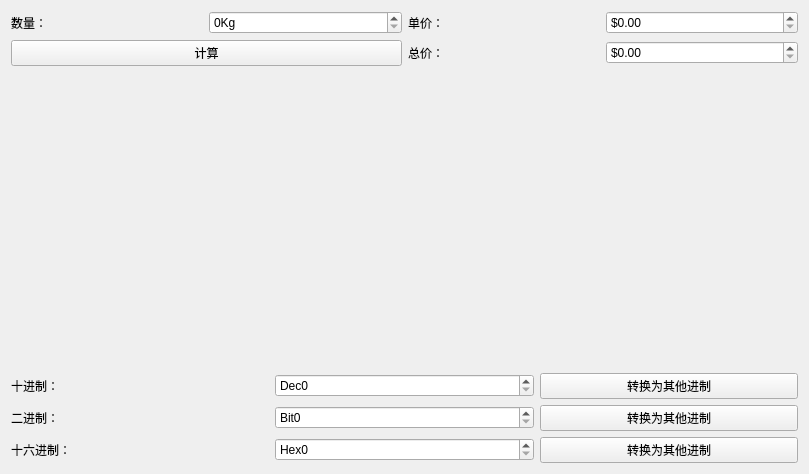
<?xml version="1.0" encoding="UTF-8"?>
<ui version="4.0">
 <class>spinbox_window</class>
 <widget class="QWidget" name="spinbox_window">
  <property name="geometry">
   <rect>
    <x>0</x>
    <y>0</y>
    <width>809</width>
    <height>474</height>
   </rect>
  </property>
  <property name="windowTitle">
   <string>spinbox_window</string>
  </property>
  <layout class="QGridLayout" name="gridLayout_3">
   <item row="1" column="0">
    <spacer name="verticalSpacer">
     <property name="orientation">
      <enum>Qt::Vertical</enum>
     </property>
     <property name="sizeHint" stdset="0">
      <size>
       <width>20</width>
       <height>274</height>
      </size>
     </property>
    </spacer>
   </item>
   <item row="2" column="0">
    <layout class="QGridLayout" name="gridLayout_2">
     <item row="0" column="0">
      <widget class="QLabel" name="label_4">
       <property name="text">
        <string>十进制：</string>
       </property>
      </widget>
     </item>
     <item row="0" column="1">
      <widget class="QSpinBox" name="spinBoxDec">
       <property name="alignment">
        <set>Qt::AlignLeading|Qt::AlignLeft|Qt::AlignVCenter</set>
       </property>
       <property name="prefix">
        <string>Dec</string>
       </property>
       <property name="maximum">
        <number>1000000000</number>
       </property>
      </widget>
     </item>
     <item row="0" column="2">
      <widget class="QPushButton" name="pushButtonDec">
       <property name="text">
        <string>转换为其他进制</string>
       </property>
      </widget>
     </item>
     <item row="1" column="0">
      <widget class="QLabel" name="label_5">
       <property name="text">
        <string>二进制：</string>
       </property>
      </widget>
     </item>
     <item row="1" column="1">
      <widget class="QSpinBox" name="spinBoxBit">
       <property name="prefix">
        <string>Bit</string>
       </property>
       <property name="maximum">
        <number>1000000000</number>
       </property>
       <property name="displayIntegerBase">
        <number>2</number>
       </property>
      </widget>
     </item>
     <item row="1" column="2">
      <widget class="QPushButton" name="pushButtonBit">
       <property name="text">
        <string>转换为其他进制</string>
       </property>
      </widget>
     </item>
     <item row="2" column="0">
      <widget class="QLabel" name="label_6">
       <property name="text">
        <string>十六进制：</string>
       </property>
      </widget>
     </item>
     <item row="2" column="1">
      <widget class="QSpinBox" name="spinBoxHex">
       <property name="prefix">
        <string>Hex</string>
       </property>
       <property name="maximum">
        <number>1000000000</number>
       </property>
       <property name="displayIntegerBase">
        <number>16</number>
       </property>
      </widget>
     </item>
     <item row="2" column="2">
      <widget class="QPushButton" name="pushButtonHex">
       <property name="text">
        <string>转换为其他进制</string>
       </property>
      </widget>
     </item>
    </layout>
   </item>
   <item row="0" column="0">
    <layout class="QGridLayout" name="gridLayout">
     <item row="0" column="0">
      <widget class="QLabel" name="label">
       <property name="text">
        <string>数量：</string>
       </property>
      </widget>
     </item>
     <item row="0" column="1">
      <widget class="QSpinBox" name="spinBoxQuantity">
       <property name="suffix">
        <string>Kg</string>
       </property>
      </widget>
     </item>
     <item row="0" column="2">
      <widget class="QLabel" name="label_2">
       <property name="text">
        <string>单价：</string>
       </property>
      </widget>
     </item>
     <item row="1" column="0" colspan="2">
      <widget class="QPushButton" name="pushButtonCalc">
       <property name="text">
        <string>计算</string>
       </property>
      </widget>
     </item>
     <item row="1" column="2">
      <widget class="QLabel" name="label_3">
       <property name="text">
        <string>总价：</string>
       </property>
      </widget>
     </item>
     <item row="0" column="3">
      <widget class="QDoubleSpinBox" name="doubleSpinBoxPrice">
       <property name="prefix">
        <string>$</string>
       </property>
       <property name="maximum">
        <double>100000000.000000000000000</double>
       </property>
      </widget>
     </item>
     <item row="1" column="3">
      <widget class="QDoubleSpinBox" name="doubleSpinBoxTotal">
       <property name="prefix">
        <string>$</string>
       </property>
       <property name="maximum">
        <double>10000000000.000000000000000</double>
       </property>
      </widget>
     </item>
    </layout>
   </item>
  </layout>
 </widget>
 <resources/>
 <connections/>
</ui>
